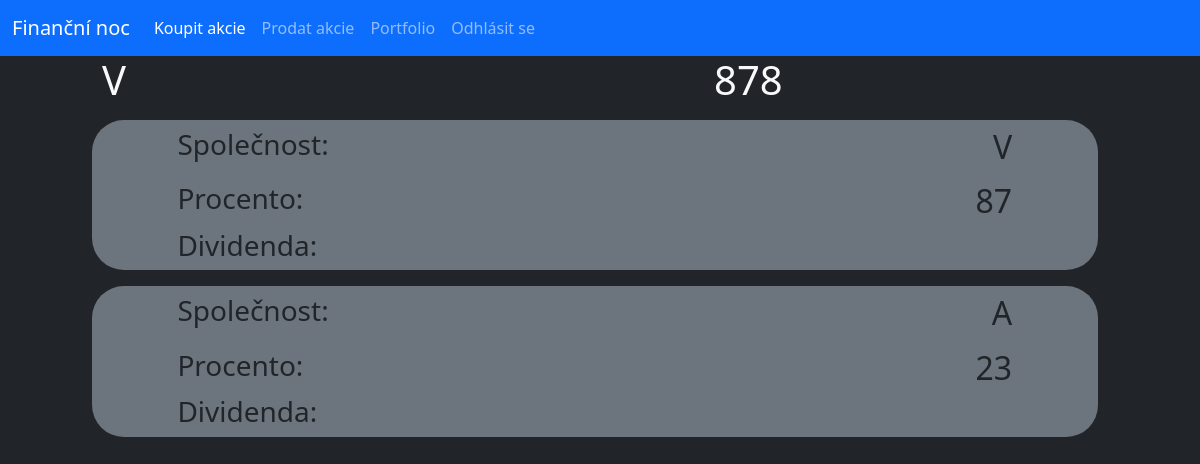
Page /user (signed in) on the earlier database version.
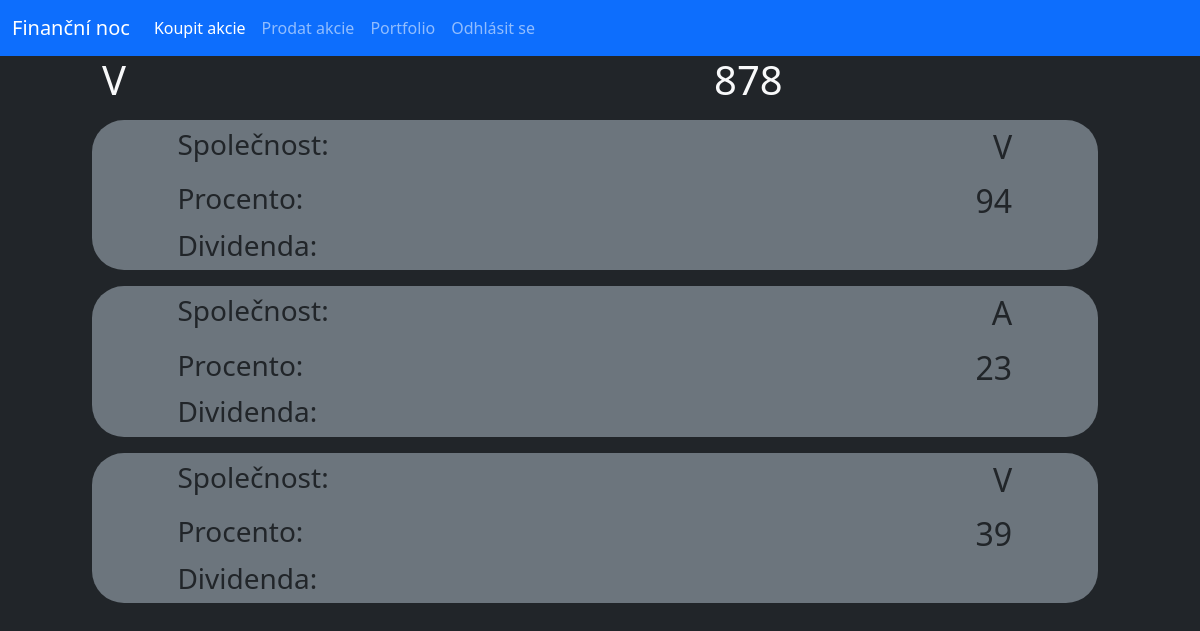
Same page on the later database version.
### database.py (models this page shows, shortened)
class Stock(db.Model):
    _id = db.Column("id", db.Integer, primary_key=True)
    owner = db.Column(db.String(40))
    name = db.Column(db.String(40))
    percentage = db.Column(db.Integer)
    isSelling = db.Column(db.Boolean)

### router.py (the view)
@app.route("/user")
def user():
    if "user" in session:
        usr = session["user"]
        user = User.query.filter_by(name=usr).first()
        stocks = Stock.query.filter_by(owner=usr).all()
        return render_template("user.html", usr=user, logged=True, stocks=stocks)
    else:
        return redirect(url_for("home"))

### templates/user.html
{% extends "main.html" %}
{% block content %}
    <div class="row">
        <div class="col offset-1"><h1 class="text-light">{{usr.name}}</h1></div>
        <div class="col offset-1"><h1 class="text-light">{{usr.money}}</h1></div>
    </div>
    {% for stock in stocks%}
    <div class="row py-2">
        <div class="col-offset-1 col-11">
            <div class="conteiner offset-1 bg-secondary rounded-5">
                <div class="row py-2">
                    <div class="col-4 offset-1"><h3>Společnost:</h3></div>
                    <div class="col-6"><h2 class="text-end">{{stock.name}}</h2></div>
                </div>
                <div class="row">
                    <div class="col-4 offset-1"><h3>Procento:</h3></div>
                    <div class="col-6"><h2 class="text-end">{{stock.percentage}}</h2></div>
                </div>
                <div class="row">
                    <div class="col-4 offset-1"><h3>Dividenda:</h3></div>
                    <div class="col-6"><h2 class="text-end">{{stock.dividend}}</h2></div>
                </div>
            </div>
        </div>
    </div>
    {% endfor %}
{% endblock%}

Differences in the rows shown:
changed Stock (number 1 of 3 on the later page): percentage "87" → "94"
added Stock: name "V", percentage "39"
